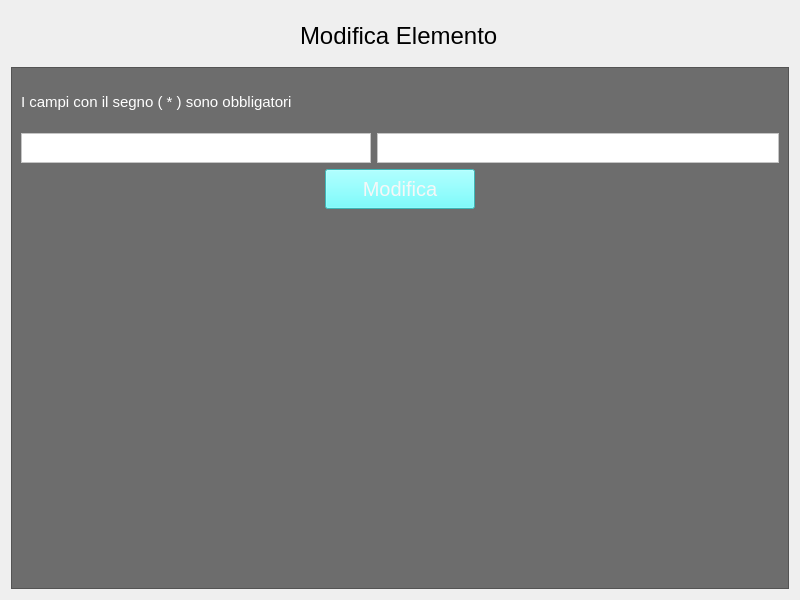
<?xml version="1.0" encoding="UTF-8"?>
<ui version="4.0">
 <class>ModificaDipAng</class>
 <widget class="QWidget" name="ModificaDipAng">
  <property name="geometry">
   <rect>
    <x>0</x>
    <y>0</y>
    <width>800</width>
    <height>600</height>
   </rect>
  </property>
  <property name="windowTitle">
   <string>ModificaDipAng</string>
  </property>
  <layout class="QVBoxLayout" name="verticalLayout">
   <item alignment="Qt::AlignHCenter">
    <widget class="QLabel" name="label">
     <property name="sizePolicy">
      <sizepolicy hsizetype="Preferred" vsizetype="Fixed">
       <horstretch>0</horstretch>
       <verstretch>0</verstretch>
      </sizepolicy>
     </property>
     <property name="minimumSize">
      <size>
       <width>200</width>
       <height>50</height>
      </size>
     </property>
     <property name="font">
      <font>
       <pointsize>18</pointsize>
      </font>
     </property>
     <property name="text">
      <string>Modifica Elemento</string>
     </property>
    </widget>
   </item>
   <item>
    <widget class="QScrollArea" name="scrollArea">
     <property name="styleSheet">
      <string notr="true">background-color: rgb(109, 109, 109);</string>
     </property>
     <property name="widgetResizable">
      <bool>true</bool>
     </property>
     <widget class="QWidget" name="scrollAreaWidgetContents">
      <property name="geometry">
       <rect>
        <x>0</x>
        <y>0</y>
        <width>780</width>
        <height>152</height>
       </rect>
      </property>
      <property name="sizePolicy">
       <sizepolicy hsizetype="Preferred" vsizetype="Fixed">
        <horstretch>0</horstretch>
        <verstretch>0</verstretch>
       </sizepolicy>
      </property>
      <layout class="QVBoxLayout" name="verticalLayout_2">
       <item>
        <widget class="QLabel" name="label_2">
         <property name="sizePolicy">
          <sizepolicy hsizetype="Preferred" vsizetype="Fixed">
           <horstretch>0</horstretch>
           <verstretch>0</verstretch>
          </sizepolicy>
         </property>
         <property name="minimumSize">
          <size>
           <width>300</width>
           <height>50</height>
          </size>
         </property>
         <property name="maximumSize">
          <size>
           <width>300</width>
           <height>50</height>
          </size>
         </property>
         <property name="font">
          <font>
           <pointsize>11</pointsize>
          </font>
         </property>
         <property name="styleSheet">
          <string notr="true">color: rgb(255, 255, 255);</string>
         </property>
         <property name="text">
          <string>I campi con il segno ( * ) sono obbligatori</string>
         </property>
        </widget>
       </item>
       <item>
        <layout class="QHBoxLayout" name="horizontalLayout">
         <item>
          <widget class="QTextEdit" name="textEdit">
           <property name="sizePolicy">
            <sizepolicy hsizetype="Expanding" vsizetype="Fixed">
             <horstretch>0</horstretch>
             <verstretch>0</verstretch>
            </sizepolicy>
           </property>
           <property name="minimumSize">
            <size>
             <width>0</width>
             <height>0</height>
            </size>
           </property>
           <property name="maximumSize">
            <size>
             <width>350</width>
             <height>30</height>
            </size>
           </property>
           <property name="font">
            <font>
             <pointsize>9</pointsize>
            </font>
           </property>
           <property name="styleSheet">
            <string notr="true">background-color: rgb(255, 255, 255);</string>
           </property>
           <property name="html">
            <string>&lt;!DOCTYPE HTML PUBLIC &quot;-//W3C//DTD HTML 4.0//EN&quot; &quot;http://www.w3.org/TR/REC-html40/strict.dtd&quot;&gt;
&lt;html&gt;&lt;head&gt;&lt;meta name=&quot;qrichtext&quot; content=&quot;1&quot; /&gt;&lt;style type=&quot;text/css&quot;&gt;
p, li { white-space: pre-wrap; }
&lt;/style&gt;&lt;/head&gt;&lt;body style=&quot; font-family:'MS Shell Dlg 2'; font-size:9pt; font-weight:400; font-style:normal;&quot;&gt;
&lt;p style=&quot;-qt-paragraph-type:empty; margin-top:0px; margin-bottom:0px; margin-left:0px; margin-right:0px; -qt-block-indent:0; text-indent:0px; font-size:8.25pt;&quot;&gt;&lt;br /&gt;&lt;/p&gt;&lt;/body&gt;&lt;/html&gt;</string>
           </property>
          </widget>
         </item>
         <item>
          <widget class="QTextEdit" name="textEdit_2">
           <property name="sizePolicy">
            <sizepolicy hsizetype="Expanding" vsizetype="Fixed">
             <horstretch>0</horstretch>
             <verstretch>0</verstretch>
            </sizepolicy>
           </property>
           <property name="minimumSize">
            <size>
             <width>300</width>
             <height>0</height>
            </size>
           </property>
           <property name="maximumSize">
            <size>
             <width>500</width>
             <height>30</height>
            </size>
           </property>
           <property name="font">
            <font>
             <pointsize>9</pointsize>
            </font>
           </property>
           <property name="styleSheet">
            <string notr="true">background-color: rgb(255, 255, 255);</string>
           </property>
          </widget>
         </item>
        </layout>
       </item>
       <item alignment="Qt::AlignHCenter">
        <widget class="QPushButton" name="pushButton">
         <property name="sizePolicy">
          <sizepolicy hsizetype="Maximum" vsizetype="Fixed">
           <horstretch>0</horstretch>
           <verstretch>0</verstretch>
          </sizepolicy>
         </property>
         <property name="minimumSize">
          <size>
           <width>150</width>
           <height>40</height>
          </size>
         </property>
         <property name="font">
          <font>
           <pointsize>15</pointsize>
          </font>
         </property>
         <property name="styleSheet">
          <string notr="true">background-color: rgb(85, 255, 255);
color: rgb(247, 247, 247);</string>
         </property>
         <property name="text">
          <string>Modifica</string>
         </property>
        </widget>
       </item>
      </layout>
     </widget>
    </widget>
   </item>
  </layout>
 </widget>
 <resources/>
 <connections/>
</ui>
